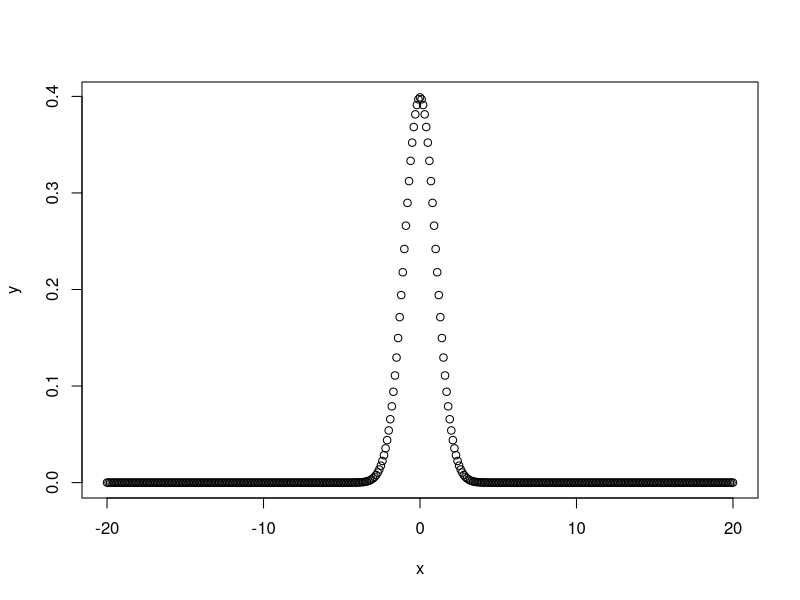
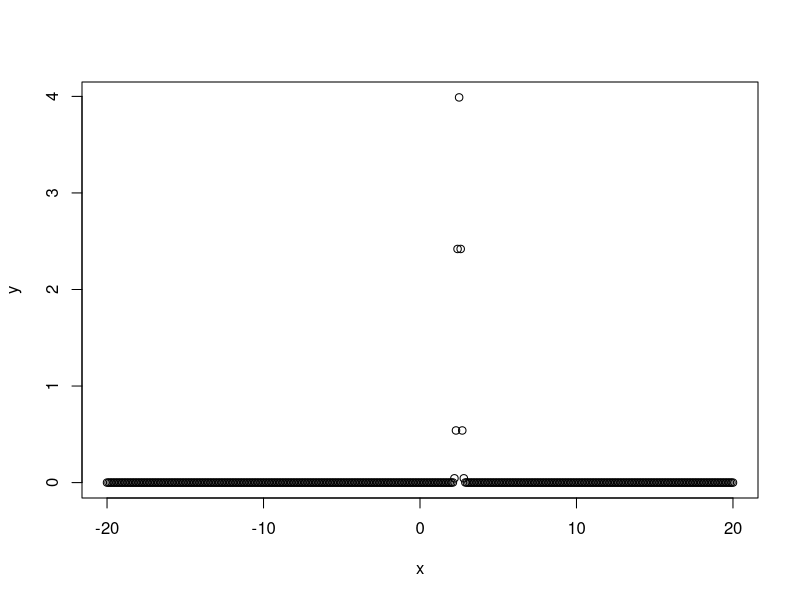
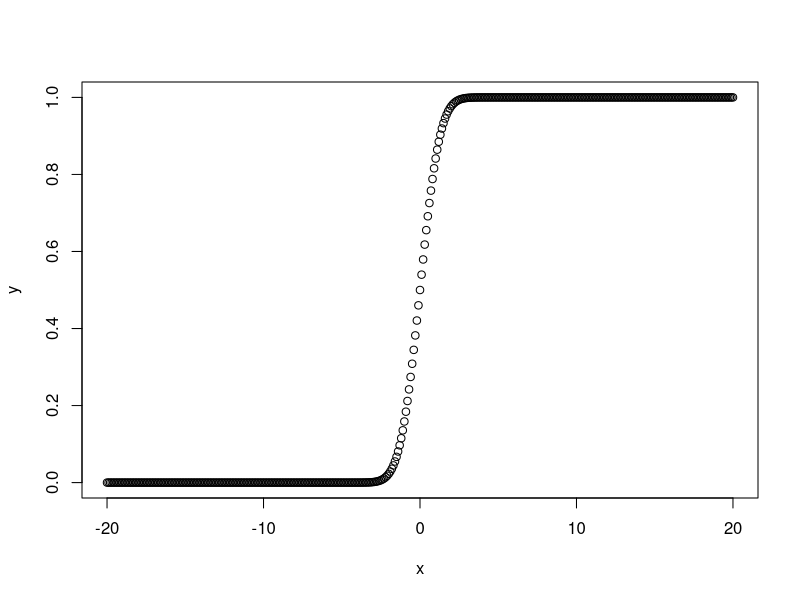
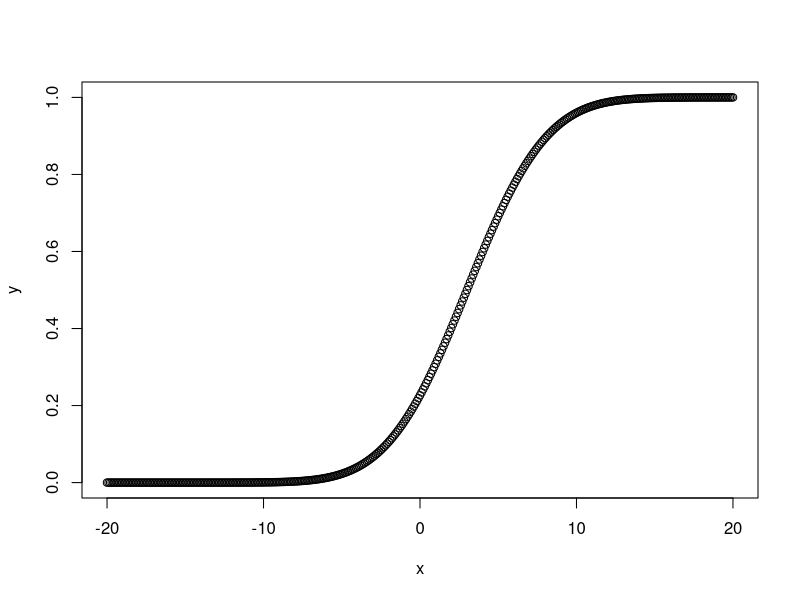
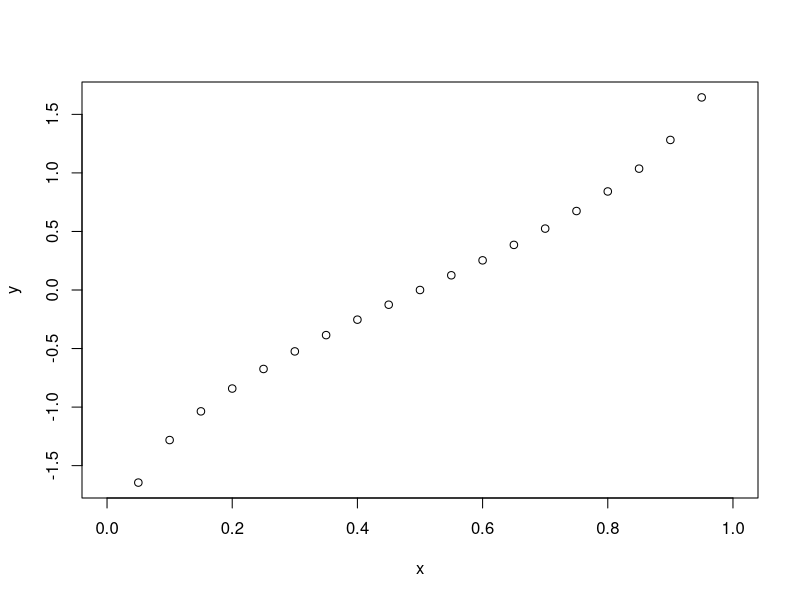
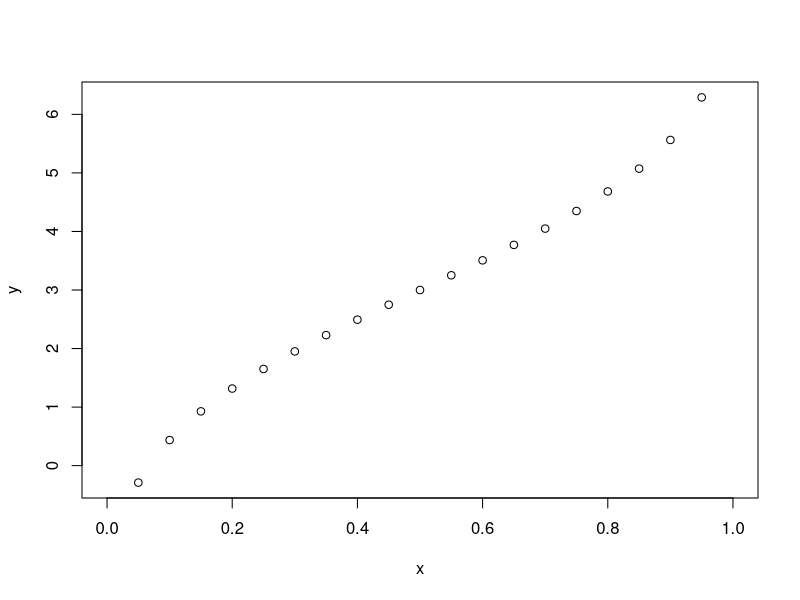
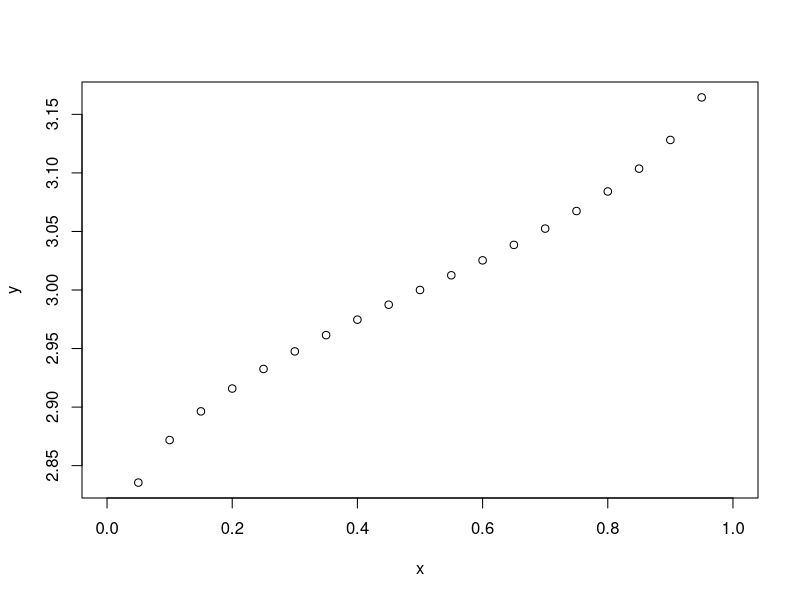
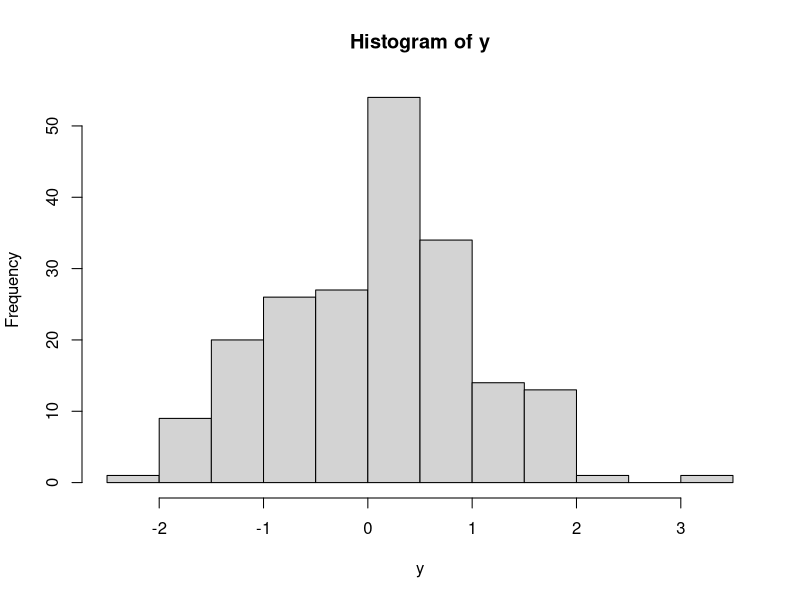

Here is the R script that generated these plots, in order:
#4. Basic Probability Distributions
#4.1. The Normal Distribution
dnorm(0) #[1] 0.3989423
dnorm(0)*sqrt(2*pi) #[1] 1
dnorm(0,mean=4) #[1] 0.0001338302
dnorm(0,mean=4,sd=10) #[1] 0.03682701
v <- c(0,1,2)
dnorm(v) #[1] 0.39894228 0.24197072 0.05399097
x <- seq(-20,20,by=.1)
y <- dnorm(x)
plot(x,y)
y <- dnorm(x,mean=2.5,sd=0.1)
plot(x,y)

pnorm(0) #[1] 0.5
pnorm(1) #[1] 0.8413447
pnorm(0,mean=2) #[1] 0.02275013
pnorm(0,mean=2,sd=3) #[1] 0.2524925
v <- c(0,1,2)
pnorm(v) #[1] 0.5000000 0.8413447 0.9772499
x <- seq(-20,20,by=.1)
y <- pnorm(x)
plot(x,y)
y <- pnorm(x,mean=3,sd=4)
plot(x,y)

pnorm(0,lower.tail=FALSE) #[1] 0.5
pnorm(1,lower.tail=FALSE) #[1] 0.1586553
pnorm(0,mean=2,lower.tail=FALSE) #[1] 0.9772499

qnorm(0.5) #[1] 0
qnorm(0.5,mean=1) #[1] 1
qnorm(0.5,mean=1,sd=2) #[1] 1
qnorm(0.5,mean=2,sd=2) #[1] 2
qnorm(0.5,mean=2,sd=4) #[1] 2
qnorm(0.25,mean=2,sd=2) #[1] 0.6510205
qnorm(0.333) #[1] -0.4316442
qnorm(0.333,sd=3) #[1] -1.294933
qnorm(0.75,mean=5,sd=2) #[1] 6.34898
v = c(0.1,0.3,0.75)
qnorm(v) #[1] -1.2815516 -0.5244005  0.6744898
x <- seq(0,1,by=.05)
y <- qnorm(x)
plot(x,y)
y <- qnorm(x,mean=3,sd=2)
plot(x,y)
y <- qnorm(x,mean=3,sd=0.1)
plot(x,y)

rnorm(4) #[1]  1.2387271 -0.2323259 -1.2003081 -1.6718483
rnorm(4,mean=3) #[1] 2.633080 3.617486 2.038861 2.601933
rnorm(4,mean=3,sd=3) #[1] 4.580556 2.974903 4.756097 6.395894
rnorm(4,mean=3,sd=3) #[1]  3.000852  3.714180 10.032021  3.295667
y <- rnorm(200)
hist(y)
y <- rnorm(200,mean=-2)
hist(y)
y <- rnorm(200,mean=-2,sd=4)
hist(y)
qqnorm(y)
qqline(y)



#4.2. The t Distribution
help(TDist)

x <- seq(-20,20,by=.5)
y <- dt(x,df=10)
plot(x,y)
y <- dt(x,df=50)
plot(x,y)

pt(-3,df=10) #[1] 0.006671828
pt(3,df=10) #[1] 0.9933282
1-pt(3,df=10) #[1] 0.006671828
pt(3,df=20) #[1] 0.996462
x = c(-3,-4,-2,-1)
pt((mean(x)-2)/sd(x),df=20) #[1] 0.001165548
pt((mean(x)-2)/sd(x),df=40) #[1] 0.000603064

qt(0.05,df=10) #[1] -1.812461
qt(0.95,df=10) #[1] 1.812461
qt(0.05,df=20) #[1] -1.724718
qt(0.95,df=20) #[1] 1.724718
v <- c(0.005,.025,.05)
qt(v,df=253) #[1] -2.595401 -1.969385 -1.650899
qt(v,df=25) #[1] -2.787436 -2.059539 -1.708141

rt(3,df=10) #[1] 0.9440930 2.1734365 0.6785262
rt(3,df=20) #[1]  0.1043300 -1.4682198  0.0715013
rt(3,df=20) #[1]  0.8023832 -0.4759780 -1.0546125



#4.3. The Binomial Distribution
help(Binomial)

x <- seq(0,50,by=1)
y <- dbinom(x,50,0.2)
plot(x,y)
y <- dbinom(x,50,0.6)
plot(x,y)
x <- seq(0,100,by=1)
y <- dbinom(x,100,0.6)
plot(x,y)

pbinom(24,50,0.5) #[1] 0.4438624
pbinom(25,50,0.5) #[1] 0.5561376
pbinom(25,51,0.5) #[1] 0.5
pbinom(26,51,0.5) #[1] 0.610116
pbinom(25,50,0.5) #[1] 0.5561376
pbinom(25,50,0.25) #[1] 0.999962
pbinom(25,500,0.25) #[1] 4.955658e-33

qbinom(0.5,51,1/2) #[1] 25
qbinom(0.25,51,1/2) #[1] 23
pbinom(23,51,1/2) #[1] 0.2879247
pbinom(22,51,1/2) #[1] 0.200531

rbinom(5,100,.2) #[1] 30 23 21 19 18
rbinom(5,100,.7) #[1] 66 66 58 68 63



#4.4. The Chi-Squared Distribution
help(Chisquare)

x <- seq(-20,20,by=.5)
y <- dchisq(x,df=10)
plot(x,y)
y <- dchisq(x,df=12)
plot(x,y)

pchisq(2,df=10) #[1] 0.003659847
pchisq(3,df=10) #[1] 0.01857594
1-pchisq(3,df=10) #[1] 0.981424
pchisq(3,df=20) #[1] 4.097501e-06
x = c(2,4,5,6)
pchisq(x,df=20) #[1] 1.114255e-07 4.649808e-05 2.773521e-04 1.102488e-03

qchisq(0.05,df=10) #[1] 3.940299
qchisq(0.95,df=10) #[1] 18.30704
qchisq(0.05,df=20) #[1] 10.85081
qchisq(0.95,df=20) #[1] 31.41043
v <- c(0.005,.025,.05)
qchisq(v,df=253) #[1] 198.8161 210.8355 217.1713
qchisq(v,df=25) #[1] 10.51965 13.11972 14.61141

rchisq(3,df=10) #[1] 16.80075 20.28412 12.39099
rchisq(3,df=20) #[1] 17.838878  8.591936 17.486372
rchisq(3,df=20) #[1] 11.19279 23.86907 24.81251